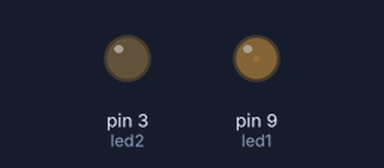
A sketch run on a simulated Arduino Uno, built with avr-gcc and run on an emulated ATmega328P. Shown: output pins drawn as LEDs (lit = HIGH).

Above: at 0.05 s.
At 1.4 s:
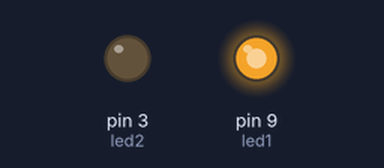
At 2.75 s:
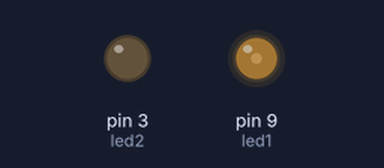
At 5.9 s:
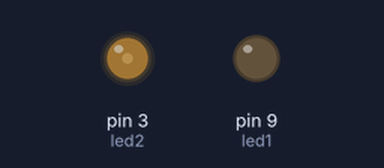
Timing chart, 0 to 8.1 s (numbered marks = the images above):
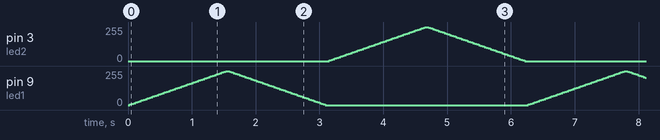

The sketch:

alternate_fading.ino
```cpp
int led1 = 9;
int led2 = 3;

void setup() {

}

void loop() {
  // fade in from min to max in increments of 5 points:
  for (int fadeValue = 0 ; fadeValue <= 255; fadeValue += 5) {
    // sets the value (range from 0 to 255):
    analogWrite(led1, fadeValue);
    // wait for 30 milliseconds to see the dimming effect
    delay(30);
  }

  // fade out from max to min in increments of 5 points:
  for (int fadeValue = 255 ; fadeValue >= 0; fadeValue -= 5) {
    // sets the value (range from 0 to 255):
    analogWrite(led1, fadeValue);
    // wait for 30 milliseconds to see the dimming effect
    delay(30);
  }

    // fade in from min to max in increments of 5 points:
  for (int fadeValue = 0 ; fadeValue <= 255; fadeValue += 5) {
    // sets the value (range from 0 to 255):
    analogWrite(led2, fadeValue);
    // wait for 30 milliseconds to see the dimming effect
    delay(30);
  }

  // fade out from max to min in increments of 5 points:
  for (int fadeValue = 255 ; fadeValue >= 0; fadeValue -= 5) {
    // sets the value (range from 0 to 255):
    analogWrite(led2, fadeValue);
    // wait for 30 milliseconds to see the dimming effect
    delay(30);
  }
}
```
